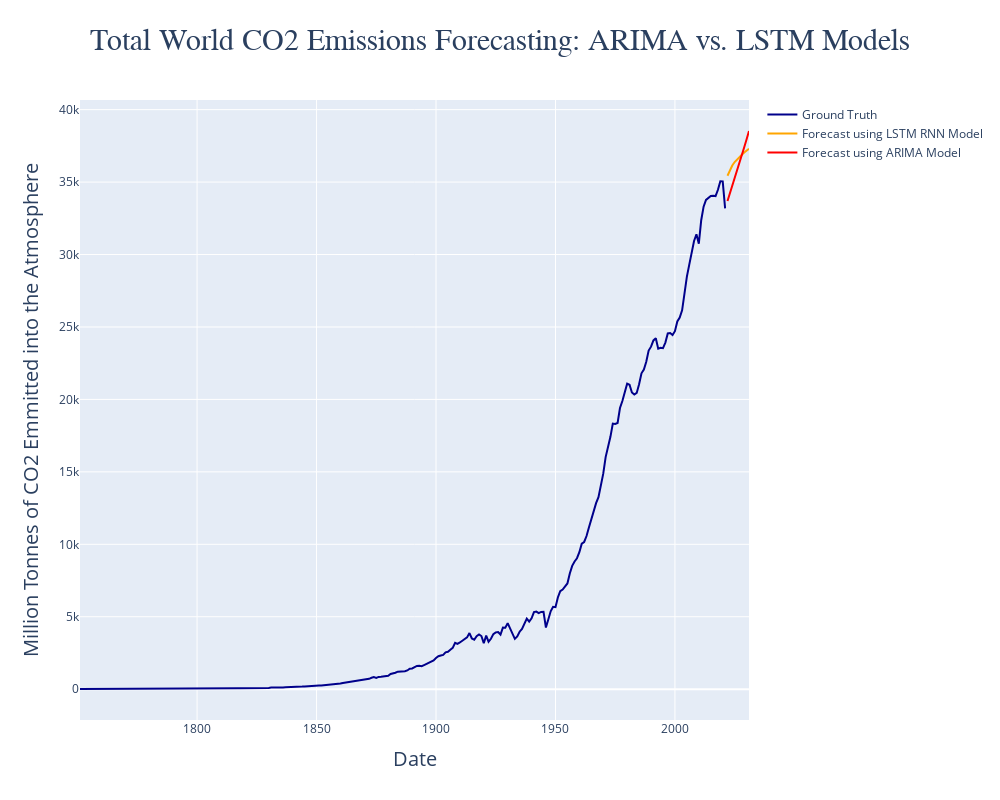

This figure's notebook cell:
### Markdown cell above
# 4. Forecasting Comparison: ARIMA vs. LSTM Model

### Code cell
# Plotting the Results
fig = go.Figure()

fig.update_layout(
    width = 1000,
    height = 800,
    title = dict(
        text = 'Total World CO2 Emissions Forecasting: ARIMA vs. LSTM Models',
        font = dict(
            family = 'Arial',
            size = 30
        ),
        x = 0.5
    )
)

fig.update_xaxes(
    title_text = 'Date',
    title_font = {'size': 20}
)

fig.update_yaxes(
    title_text = 'Million Tonnes of CO2 Emmitted into the Atmosphere',
    title_font = {'size': 20}
)

fig.add_trace(
    go.Scatter(
        x = df['date'],
        y = df['co2'],
        mode = 'lines',
        name = 'Ground Truth',
        marker = dict(
            color = 'darkblue',
            size = 15
        )
    )
)

fig.add_trace(
    go.Scatter(
        x = forecast['date'],
        y = forecast['co2_forecasted'],
        mode = 'lines',
        name = 'Forecast using LSTM RNN Model',
        marker = dict(
            color = 'orange',
            size = 15
        )
    )
)

fig.add_trace(
    go.Scatter(
        x = forecast_val.index,
        y = forecast_val.values,
        mode = 'lines',
        name = 'Forecast using ARIMA Model',
        marker = dict(
            color = 'red',
            size = 15
        )
    )
)

fig.show()

### Figure 1 — Plotly figure (JSON) as saved in the notebook; plotly's stock layout.template omitted (floating-point values rounded to 4 significant figures; data arrays with more than 128 entries replaced by an {"elided": "..."} marker saying what was removed)
{"data": [{"marker": {"color": "darkblue", "size": 15}, "mode": "lines", "name": "Ground Truth", "type": "scatter", "x": {"elided": "271 str values"}, "y": {"elided": "271 float values"}}, {"marker": {"color": "orange", "size": 15}, "mode": "lines", "name": "Forecast using LSTM RNN Model", "type": "scatter", "x": ["2021-12-31T00:00:00", "2022-12-31T00:00:00", "2023-12-31T00:00:00", "2024-12-31T00:00:00", "2025-12-31T00:00:00", "2026-12-31T00:00:00", "2027-12-31T00:00:00", "2028-12-31T00:00:00", "2029-12-31T00:00:00", "2030-12-31T00:00:00"], "y": [35440.0, 35820.0, 36140.0, 36380.0, 36570.0, 36730.0, 36890.0, 37040.0, 37180.0, 37310.0]}, {"marker": {"color": "red", "size": 15}, "mode": "lines", "name": "Forecast using ARIMA Model", "type": "scatter", "x": ["2021-12-31T00:00:00", "2022-12-31T00:00:00", "2023-12-31T00:00:00", "2024-12-31T00:00:00", "2025-12-31T00:00:00", "2026-12-31T00:00:00", "2027-12-31T00:00:00", "2028-12-31T00:00:00", "2029-12-31T00:00:00", "2030-12-31T00:00:00"], "y": [33690.0, 34200.0, 34720.0, 35240.0, 35770.0, 36310.0, 36850.0, 37400.0, 37960.0, 38530.0]}], "layout": {"height": 800, "title": {"font": {"family": "Arial", "size": 30}, "text": "Total World CO2 Emissions Forecasting: ARIMA vs. LSTM Models", "x": 0.5}, "width": 1000, "xaxis": {"title": {"font": {"size": 20}, "text": "Date"}}, "yaxis": {"title": {"font": {"size": 20}, "text": "Million Tonnes of CO2 Emmitted into the Atmosphere"}}}}
